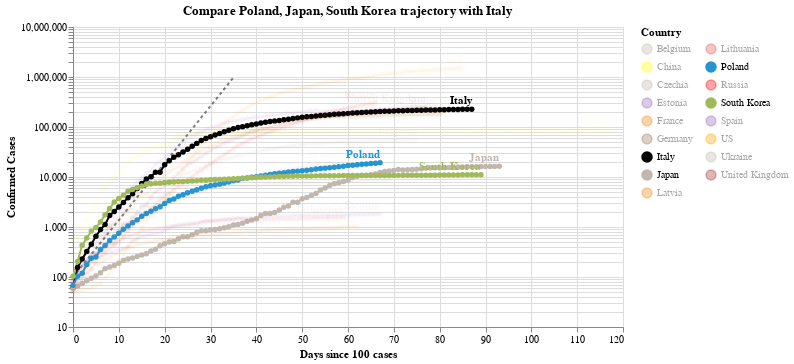

Notebook source saved alongside this figure:
### Code cell
#hide_input
chart3 = make_since_chart(dff2, ['Poland', 'Japan', 'South Korea'], baseline_countries)
chart3

### Figure 1 — Vega-Lite specification as saved in the notebook (floating-point values rounded to 4 significant figures; data arrays with more than 128 entries replaced by an {"elided": "..."} marker saying what was removed)
{"config": {"view": {"continuousWidth": 400, "continuousHeight": 300}}, "layer": [{"data": {"name": "data-628230001892d6798b50651be41d1b3e"}, "mark": {"type": "line", "color": "black", "opacity": 0.5, "strokeDash": [3, 3]}, "encoding": {"x": {"type": "quantitative", "field": "Days since 100 cases"}, "y": {"type": "quantitative", "field": "Confirmed Cases"}}}, {"data": {"name": "data-93d74d0078b83133ea76f4f7e6157b41"}, "mark": {"type": "line", "point": true}, "encoding": {"color": {"type": "nominal", "field": "Country", "legend": {"columns": 2}, "scale": {"domain": ["Belgium", "China", "Czechia", "Estonia", "France", "Germany", "Italy", "Japan", "Latvia", "Lithuania", "Poland", "Russia", "South Korea", "Spain", "US", "Ukraine", "United Kingdom"], "range": ["#C1B7AD", "yellow", "#C1B7AD", "#9467bd", "#F58518", "#9D755D", "black", "#C1B7AD", "#F58518", "#E45756", "#2495D3", "red", "#A1BA59", "#9467bd", "orange", "#C1B7AD", "brown"]}}, "opacity": {"condition": {"value": 1, "selection": "selector001"}, "value": 0.05}, "tooltip": [{"type": "nominal", "field": "Country"}, {"type": "temporal", "field": "Date"}, {"type": "quantitative", "field": "Confirmed Cases"}, {"type": "quantitative", "field": "Days since 100 cases"}], "x": {"type": "quantitative", "field": "Days since 100 cases"}, "y": {"type": "quantitative", "field": "Confirmed Cases", "scale": {"type": "log"}}}, "selection": {"selector001": {"type": "multi", "fields": ["Country"], "bind": "legend", "init": [{"Country": "Poland"}, {"Country": "Japan"}, {"Country": "South Korea"}, {"Country": "Italy"}]}}, "width": 550}, {"data": {"name": "data-93d74d0078b83133ea76f4f7e6157b41"}, "mark": {"type": "text", "align": "right", "dy": -8, "fontWeight": "bold"}, "encoding": {"color": {"type": "nominal", "field": "Country", "legend": {"columns": 2}, "scale": {"domain": ["Belgium", "China", "Czechia", "Estonia", "France", "Germany", "Italy", "Japan", "Latvia", "Lithuania", "Poland", "Russia", "South Korea", "Spain", "US", "Ukraine", "United Kingdom"], "range": ["#C1B7AD", "yellow", "#C1B7AD", "#9467bd", "#F58518", "#9D755D", "black", "#C1B7AD", "#F58518", "#E45756", "#2495D3", "red", "#A1BA59", "#9467bd", "orange", "#C1B7AD", "brown"]}}, "opacity": {"condition": {"value": 1, "selection": "selector001"}, "value": 0.05}, "text": {"type": "nominal", "field": "Country"}, "tooltip": [{"type": "nominal", "field": "Country"}, {"type": "temporal", "field": "Date"}, {"type": "quantitative", "field": "Confirmed Cases"}, {"type": "quantitative", "field": "Days since 100 cases"}], "x": {"type": "quantitative", "field": "Days since 100 cases"}, "y": {"type": "quantitative", "field": "Confirmed Cases", "scale": {"type": "log"}}}, "transform": [{"filter": "(datum['Date'] >= 1589846400000)"}], "width": 550}], "title": "Compare Poland, Japan, South Korea trajectory with Italy", "$schema": "https://vega.github.io/schema/vega-lite/v4.0.2.json", "datasets": {"data-628230001892d6798b50651be41d1b3e": [{"Days since 100 cases": 0, "Confirmed Cases": 100.0}, {"Days since 100 cases": 1, "Confirmed Cases": 130.0}, {"Days since 100 cases": 2, "Confirmed Cases": 169.0}, {"Days since 100 cases": 3, "Confirmed Cases": 219.7}, {"Days since 100 cases": 4, "Confirmed Cases": 285.6}, {"Days since 100 cases": 5, "Confirmed Cases": 371.3}, {"Days since 100 cases": 6, "Confirmed Cases": 482.7}, {"Days since 100 cases": 7, "Confirmed Cases": 627.5}, {"Days since 100 cases": 8, "Confirmed Cases": 815.7}, {"Days since 100 cases": 9, "Confirmed Cases": 1060.0}, {"Days since 100 cases": 10, "Confirmed Cases": 1379.0}, {"Days since 100 cases": 11, "Confirmed Cases": 1792.0}, {"Days since 100 cases": 12, "Confirmed Cases": 2330.0}, {"Days since 100 cases": 13, "Confirmed Cases": 3029.0}, {"Days since 100 cases": 14, "Confirmed Cases": 3937.0}, {"Days since 100 cases": 15, "Confirmed Cases": 5119.0}, {"Days since 100 cases": 16, "Confirmed Cases": 6654.0}, {"Days since 100 cases": 17, "Confirmed Cases": 8650.0}, {"Days since 100 cases": 18, "Confirmed Cases": 11250.0}, {"Days since 100 cases": 19, "Confirmed Cases": 14620.0}, {"Days since 100 cases": 20, "Confirmed Cases": 19000.0}, {"Days since 100 cases": 21, "Confirmed Cases": 24710.0}, {"Days since 100 cases": 22, "Confirmed Cases": 32120.0}, {"Days since 100 cases": 23, "Confirmed Cases": 41750.0}, {"Days since 100 cases": 24, "Confirmed Cases": 54280.0}, {"Days since 100 cases": 25, "Confirmed Cases": 70560.0}, {"Days since 100 cases": 26, "Confirmed Cases": 91730.0}, {"Days since 100 cases": 27, "Confirmed Cases": 119300.0}, {"Days since 100 cases": 28, "Confirmed Cases": 155000.0}, {"Days since 100 cases": 29, "Confirmed Cases": 201500.0}, {"Days since 100 cases": 30, "Confirmed Cases": 262000.0}, {"Days since 100 cases": 31, "Confirmed Cases": 340600.0}, {"Days since 100 cases": 32, "Confirmed Cases": 442800.0}, {"Days since 100 cases": 33, "Confirmed Cases": 575600.0}, {"Days since 100 cases": 34, "Confirmed Cases": 748300.0}, {"Days since 100 cases": 35, "Confirmed Cases": 972800.0}], "data-93d74d0078b83133ea76f4f7e6157b41": {"elided": "1329 records"}}}
